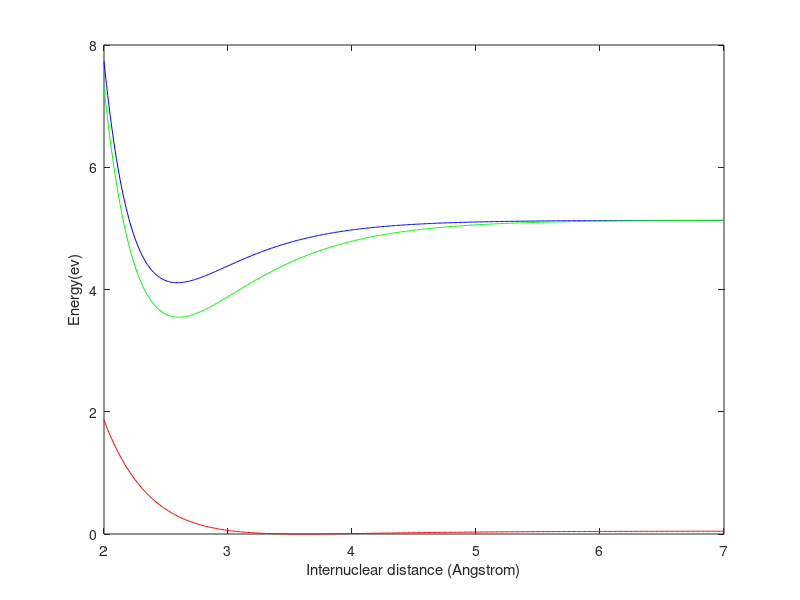

MATLAB code to generate this figure:
clear;
close all;
clc;
% mass= 200.59*1.66053904e-27;
% u = mass/2;%reduced mass
% beta20=sqrt(8*3.141592653^2*3e8*0.4250*u/(6.626070040e-34)); 
% %unit: (sqrt(m*s-1*cm-1*kg/(kg·m2/s2*s))=sqrt(cm^-1*m^-1)=cm^-1*0.1
% beta2=beta20*10;
% in the order of X D A
De = [379.5  8229.3 1.279874558896620e+04]; %cm^-1
Re =[3.605 2.591 2.6023];  %a^-1
beta=[1.2377  1.7921 1.54782071642272]; %a^-1
% Umorse=zeros(10,2);
% r =zeros(10,2);

for j=1:3
    i=1;
    for R= 2:0.01:7
       Umorse(i,j) = De(j).*(1-exp(-beta(j)*(R-Re(j)))).^2;
        r(i)=R;
        i=i+1;
    end
    
end
r=transpose(r);
Ux0 = Umorse(:,1);
UD0 = Umorse(:,2);%+39412.3-De(2)
Ux = Ux0/8065.73;
UD = UD0/8065.73 + 4.1114;
plot(r,Ux,'r-',r,UD,'b-');hold on;

UA0 = Umorse(:,3);%+28800
UA = UA0/8065.73 + 3.6393- 0.0917;% manullay add a difference 0.0917 to force the two states merge together
plot(r,UA,'g-');hold on;
xlabel('Internuclear distance (Angstrom)');
ylabel('Energy(ev)');
%=========================
mass= 200.59*1.66053904e-27;
u = mass/2;%reduced mass
h = 6.626070040e-34;
c=3e8;
reA = 2.6023;%angstrom
%DeA = 2.91e-9; %cm^-1
wexeA = 0.4024; %cm^-1
weA = 143.530; %cm-1
BeA = sqrt(8*pi^2*c*u*wexeA/h)*1e-9;%ansgtrom^-1
DeA= weA^2/(4*wexeA);

